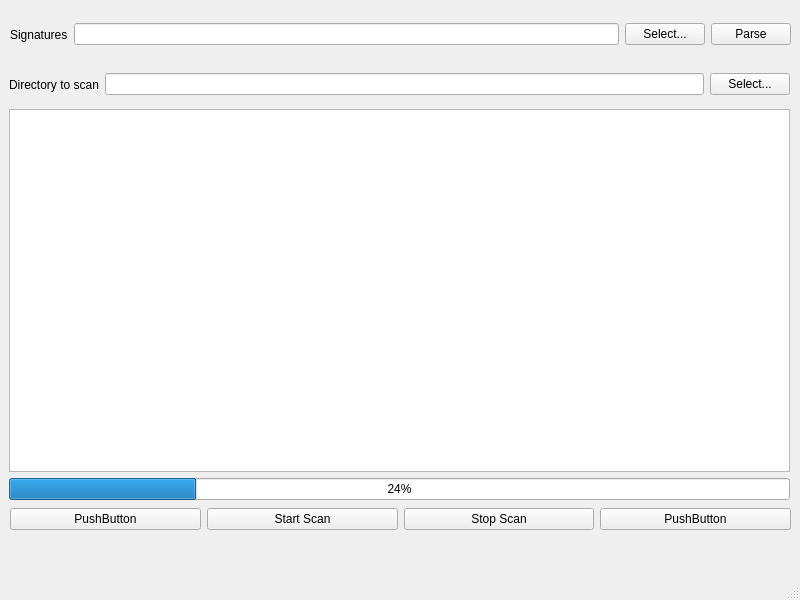
<?xml version="1.0" encoding="UTF-8"?>
<ui version="4.0">
 <class>MainWindow</class>
 <widget class="QMainWindow" name="MainWindow">
  <property name="geometry">
   <rect>
    <x>0</x>
    <y>0</y>
    <width>800</width>
    <height>600</height>
   </rect>
  </property>
  <property name="windowTitle">
   <string>MainWindow</string>
  </property>
  <widget class="QWidget" name="centralwidget">
   <widget class="QWidget" name="horizontalLayoutWidget">
    <property name="geometry">
     <rect>
      <x>10</x>
      <y>499</y>
      <width>781</width>
      <height>41</height>
     </rect>
    </property>
    <layout class="QHBoxLayout" name="horizontalLayout">
     <item>
      <widget class="QPushButton" name="pushButton_4">
       <property name="text">
        <string>PushButton</string>
       </property>
      </widget>
     </item>
     <item>
      <widget class="QPushButton" name="pushButton_3">
       <property name="text">
        <string>Start Scan</string>
       </property>
      </widget>
     </item>
     <item>
      <widget class="QPushButton" name="pushButton_2">
       <property name="text">
        <string>Stop Scan</string>
       </property>
      </widget>
     </item>
     <item>
      <widget class="QPushButton" name="pushButton">
       <property name="text">
        <string>PushButton</string>
       </property>
      </widget>
     </item>
    </layout>
   </widget>
   <widget class="QWidget" name="horizontalLayoutWidget_2">
    <property name="geometry">
     <rect>
      <x>10</x>
      <y>9</y>
      <width>781</width>
      <height>51</height>
     </rect>
    </property>
    <layout class="QHBoxLayout" name="horizontalLayout_2">
     <item>
      <widget class="QLabel" name="label">
       <property name="text">
        <string>Signatures</string>
       </property>
      </widget>
     </item>
     <item>
      <widget class="QLineEdit" name="signturesLineEdit"/>
     </item>
     <item>
      <widget class="QPushButton" name="pushButton_6">
       <property name="text">
        <string>Select...</string>
       </property>
      </widget>
     </item>
     <item>
      <widget class="QPushButton" name="pushButton_5">
       <property name="text">
        <string>Parse</string>
       </property>
      </widget>
     </item>
    </layout>
   </widget>
   <widget class="QWidget" name="verticalLayoutWidget">
    <property name="geometry">
     <rect>
      <x>9</x>
      <y>109</y>
      <width>781</width>
      <height>391</height>
     </rect>
    </property>
    <layout class="QVBoxLayout" name="verticalLayout">
     <item>
      <widget class="QListWidget" name="listWidget"/>
     </item>
     <item>
      <widget class="QProgressBar" name="progressBar">
       <property name="value">
        <number>24</number>
       </property>
      </widget>
     </item>
    </layout>
   </widget>
   <widget class="QWidget" name="horizontalLayoutWidget_3">
    <property name="geometry">
     <rect>
      <x>9</x>
      <y>59</y>
      <width>781</width>
      <height>51</height>
     </rect>
    </property>
    <layout class="QHBoxLayout" name="horizontalLayout_3">
     <item>
      <widget class="QLabel" name="label_2">
       <property name="text">
        <string>Directory to scan</string>
       </property>
      </widget>
     </item>
     <item>
      <widget class="QLineEdit" name="pathToScanEdit"/>
     </item>
     <item>
      <widget class="QPushButton" name="pushButton_7">
       <property name="text">
        <string>Select...</string>
       </property>
      </widget>
     </item>
    </layout>
   </widget>
  </widget>
  <widget class="QMenuBar" name="menubar">
   <property name="geometry">
    <rect>
     <x>0</x>
     <y>0</y>
     <width>800</width>
     <height>25</height>
    </rect>
   </property>
  </widget>
  <widget class="QStatusBar" name="statusbar"/>
 </widget>
 <resources/>
 <connections/>
</ui>
